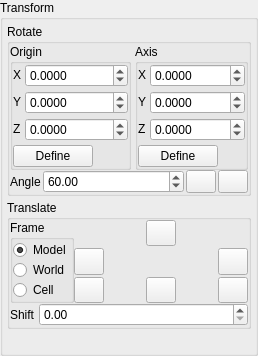
      <widget class="QWidget" name="TransformPage" >
       <layout class="QVBoxLayout" >
        <property name="margin" >
         <number>0</number>
        </property>
        <property name="spacing" >
         <number>4</number>
        </property>
        <item>
         <widget class="QGroupBox" name="TransformGroup" >
          <property name="title" >
           <string>Transform</string>
          </property>
          <layout class="QVBoxLayout" >
           <property name="margin" >
            <number>4</number>
           </property>
           <property name="spacing" >
            <number>4</number>
           </property>
           <item>
            <widget class="QGroupBox" name="RotateGroup" >
             <property name="sizePolicy" >
              <sizepolicy>
               <hsizetype>1</hsizetype>
               <vsizetype>1</vsizetype>
               <horstretch>0</horstretch>
               <verstretch>0</verstretch>
              </sizepolicy>
             </property>
             <property name="title" >
              <string>Rotate</string>
             </property>
             <layout class="QVBoxLayout" >
              <property name="margin" >
               <number>0</number>
              </property>
              <property name="spacing" >
               <number>0</number>
              </property>
              <item>
               <layout class="QHBoxLayout" >
                <property name="margin" >
                 <number>0</number>
                </property>
                <property name="spacing" >
                 <number>4</number>
                </property>
                <item>
                 <widget class="QGroupBox" name="RotateOriginGroup" >
                  <property name="title" >
                   <string>Origin</string>
                  </property>
                  <layout class="QVBoxLayout" >
                   <property name="margin" >
                    <number>0</number>
                   </property>
                   <property name="spacing" >
                    <number>4</number>
                   </property>
                   <item>
                    <layout class="QHBoxLayout" >
                     <property name="margin" >
                      <number>0</number>
                     </property>
                     <property name="spacing" >
                      <number>4</number>
                     </property>
                     <item>
                      <widget class="QLabel" name="label" >
                       <property name="sizePolicy" >
                        <sizepolicy>
                         <hsizetype>0</hsizetype>
                         <vsizetype>0</vsizetype>
                         <horstretch>0</horstretch>
                         <verstretch>0</verstretch>
                        </sizepolicy>
                       </property>
                       <property name="text" >
                        <string>X</string>
                       </property>
                      </widget>
                     </item>
                     <item>
                      <widget class="QDoubleSpinBox" name="RotateOriginXSpin" >
                       <property name="sizePolicy" >
                        <sizepolicy>
                         <hsizetype>7</hsizetype>
                         <vsizetype>0</vsizetype>
                         <horstretch>0</horstretch>
                         <verstretch>0</verstretch>
                        </sizepolicy>
                       </property>
                       <property name="decimals" >
                        <number>4</number>
                       </property>
                       <property name="maximum" >
                        <double>10000.000000000000000</double>
                       </property>
                       <property name="minimum" >
                        <double>-10000.000000000000000</double>
                       </property>
                      </widget>
                     </item>
                    </layout>
                   </item>
                   <item>
                    <layout class="QHBoxLayout" >
                     <property name="margin" >
                      <number>0</number>
                     </property>
                     <property name="spacing" >
                      <number>4</number>
                     </property>
                     <item>
                      <widget class="QLabel" name="label_2" >
                       <property name="sizePolicy" >
                        <sizepolicy>
                         <hsizetype>0</hsizetype>
                         <vsizetype>0</vsizetype>
                         <horstretch>0</horstretch>
                         <verstretch>0</verstretch>
                        </sizepolicy>
                       </property>
                       <property name="text" >
                        <string>Y</string>
                       </property>
                      </widget>
                     </item>
                     <item>
                      <widget class="QDoubleSpinBox" name="RotateOriginYSpin" >
                       <property name="sizePolicy" >
                        <sizepolicy>
                         <hsizetype>7</hsizetype>
                         <vsizetype>0</vsizetype>
                         <horstretch>0</horstretch>
                         <verstretch>0</verstretch>
                        </sizepolicy>
                       </property>
                       <property name="decimals" >
                        <number>4</number>
                       </property>
                       <property name="maximum" >
                        <double>10000.000000000000000</double>
                       </property>
                       <property name="minimum" >
                        <double>-10000.000000000000000</double>
                       </property>
                      </widget>
                     </item>
                    </layout>
                   </item>
                   <item>
                    <layout class="QHBoxLayout" >
                     <property name="margin" >
                      <number>0</number>
                     </property>
                     <property name="spacing" >
                      <number>4</number>
                     </property>
                     <item>
                      <widget class="QLabel" name="label_3" >
                       <property name="sizePolicy" >
                        <sizepolicy>
                         <hsizetype>0</hsizetype>
                         <vsizetype>0</vsizetype>
                         <horstretch>0</horstretch>
                         <verstretch>0</verstretch>
                        </sizepolicy>
                       </property>
                       <property name="text" >
                        <string>Z</string>
                       </property>
                      </widget>
                     </item>
                     <item>
                      <widget class="QDoubleSpinBox" name="RotateOriginZSpin" >
                       <property name="sizePolicy" >
                        <sizepolicy>
                         <hsizetype>7</hsizetype>
                         <vsizetype>0</vsizetype>
                         <horstretch>0</horstretch>
                         <verstretch>0</verstretch>
                        </sizepolicy>
                       </property>
                       <property name="decimals" >
                        <number>4</number>
                       </property>
                       <property name="maximum" >
                        <double>10000.000000000000000</double>
                       </property>
                       <property name="minimum" >
                        <double>-10000.000000000000000</double>
                       </property>
                      </widget>
                     </item>
                    </layout>
                   </item>
                   <item>
                    <widget class="QPushButton" name="RotateDefineOriginButton" >
                     <property name="sizePolicy" >
                      <sizepolicy>
                       <hsizetype>0</hsizetype>
                       <vsizetype>0</vsizetype>
                       <horstretch>0</horstretch>
                       <verstretch>0</verstretch>
                      </sizepolicy>
                     </property>
                     <property name="toolTip" >
                      <string>Define the rotation origin from the current atom selection</string>
                     </property>
                     <property name="text" >
                      <string>Define</string>
                     </property>
                    </widget>
                   </item>
                  </layout>
                 </widget>
                </item>
                <item>
                 <widget class="QGroupBox" name="RotateOriginGroup_2" >
                  <property name="title" >
                   <string>Axis</string>
                  </property>
                  <layout class="QVBoxLayout" >
                   <property name="margin" >
                    <number>0</number>
                   </property>
                   <property name="spacing" >
                    <number>4</number>
                   </property>
                   <item>
                    <layout class="QHBoxLayout" >
                     <property name="margin" >
                      <number>0</number>
                     </property>
                     <property name="spacing" >
                      <number>4</number>
                     </property>
                     <item>
                      <widget class="QLabel" name="label_4" >
                       <property name="sizePolicy" >
                        <sizepolicy>
                         <hsizetype>0</hsizetype>
                         <vsizetype>0</vsizetype>
                         <horstretch>0</horstretch>
                         <verstretch>0</verstretch>
                        </sizepolicy>
                       </property>
                       <property name="text" >
                        <string>X</string>
                       </property>
                      </widget>
                     </item>
                     <item>
                      <widget class="QDoubleSpinBox" name="RotateAxisXSpin" >
                       <property name="sizePolicy" >
                        <sizepolicy>
                         <hsizetype>0</hsizetype>
                         <vsizetype>0</vsizetype>
                         <horstretch>0</horstretch>
                         <verstretch>0</verstretch>
                        </sizepolicy>
                       </property>
                       <property name="decimals" >
                        <number>4</number>
                       </property>
                       <property name="maximum" >
                        <double>10000.000000000000000</double>
                       </property>
                       <property name="minimum" >
                        <double>-10000.000000000000000</double>
                       </property>
                       <property name="value" >
                        <double>0.000000000000000</double>
                       </property>
                      </widget>
                     </item>
                    </layout>
                   </item>
                   <item>
                    <layout class="QHBoxLayout" >
                     <property name="margin" >
                      <number>0</number>
                     </property>
                     <property name="spacing" >
                      <number>4</number>
                     </property>
                     <item>
                      <widget class="QLabel" name="label_5" >
                       <property name="sizePolicy" >
                        <sizepolicy>
                         <hsizetype>0</hsizetype>
                         <vsizetype>0</vsizetype>
                         <horstretch>0</horstretch>
                         <verstretch>0</verstretch>
                        </sizepolicy>
                       </property>
                       <property name="text" >
                        <string>Y</string>
                       </property>
                      </widget>
                     </item>
                     <item>
                      <widget class="QDoubleSpinBox" name="RotateAxisYSpin" >
                       <property name="sizePolicy" >
                        <sizepolicy>
                         <hsizetype>0</hsizetype>
                         <vsizetype>0</vsizetype>
                         <horstretch>0</horstretch>
                         <verstretch>0</verstretch>
                        </sizepolicy>
                       </property>
                       <property name="decimals" >
                        <number>4</number>
                       </property>
                       <property name="maximum" >
                        <double>10000.000000000000000</double>
                       </property>
                       <property name="minimum" >
                        <double>-10000.000000000000000</double>
                       </property>
                      </widget>
                     </item>
                    </layout>
                   </item>
                   <item>
                    <layout class="QHBoxLayout" >
                     <property name="margin" >
                      <number>0</number>
                     </property>
                     <property name="spacing" >
                      <number>4</number>
                     </property>
                     <item>
                      <widget class="QLabel" name="label_6" >
                       <property name="sizePolicy" >
                        <sizepolicy>
                         <hsizetype>0</hsizetype>
                         <vsizetype>0</vsizetype>
                         <horstretch>0</horstretch>
                         <verstretch>0</verstretch>
                        </sizepolicy>
                       </property>
                       <property name="text" >
                        <string>Z</string>
                       </property>
                      </widget>
                     </item>
                     <item>
                      <widget class="QDoubleSpinBox" name="RotateAxisZSpin" >
                       <property name="sizePolicy" >
                        <sizepolicy>
                         <hsizetype>0</hsizetype>
                         <vsizetype>0</vsizetype>
                         <horstretch>0</horstretch>
                         <verstretch>0</verstretch>
                        </sizepolicy>
                       </property>
                       <property name="decimals" >
                        <number>4</number>
                       </property>
                       <property name="maximum" >
                        <double>10000.000000000000000</double>
                       </property>
                       <property name="minimum" >
                        <double>-10000.000000000000000</double>
                       </property>
                      </widget>
                     </item>
                    </layout>
                   </item>
                   <item>
                    <widget class="QPushButton" name="RotateDefineAxisButton" >
                     <property name="sizePolicy" >
                      <sizepolicy>
                       <hsizetype>0</hsizetype>
                       <vsizetype>0</vsizetype>
                       <horstretch>0</horstretch>
                       <verstretch>0</verstretch>
                      </sizepolicy>
                     </property>
                     <property name="toolTip" >
                      <string>Define the rotation axis from the current atom selection</string>
                     </property>
                     <property name="text" >
                      <string>Define</string>
                     </property>
                    </widget>
                   </item>
                  </layout>
                 </widget>
                </item>
               </layout>
              </item>
              <item>
               <layout class="QHBoxLayout" >
                <property name="margin" >
                 <number>0</number>
                </property>
                <property name="spacing" >
                 <number>2</number>
                </property>
                <item>
                 <widget class="QLabel" name="label_8" >
                  <property name="text" >
                   <string>Angle</string>
                  </property>
                 </widget>
                </item>
                <item>
                 <widget class="QDoubleSpinBox" name="RotateAngleSpin" >
                  <property name="sizePolicy" >
                   <sizepolicy>
                    <hsizetype>7</hsizetype>
                    <vsizetype>0</vsizetype>
                    <horstretch>0</horstretch>
                    <verstretch>0</verstretch>
                   </sizepolicy>
                  </property>
                  <property name="suffix" >
                   <string/>
                  </property>
                  <property name="maximum" >
                   <double>360.000000000000000</double>
                  </property>
                  <property name="minimum" >
                   <double>0.000000000000000</double>
                  </property>
                  <property name="value" >
                   <double>60.000000000000000</double>
                  </property>
                 </widget>
                </item>
                <item>
                 <widget class="QPushButton" name="RotateAnticlockwiseButton" >
                  <property name="sizePolicy" >
                   <sizepolicy>
                    <hsizetype>0</hsizetype>
                    <vsizetype>0</vsizetype>
                    <horstretch>0</horstretch>
                    <verstretch>0</verstretch>
                   </sizepolicy>
                  </property>
                  <property name="maximumSize" >
                   <size>
                    <width>30</width>
                    <height>30</height>
                   </size>
                  </property>
                  <property name="toolTip" >
                   <string>Rotate selection anticlockwise about current origin/axis</string>
                  </property>
                  <property name="text" >
                   <string/>
                  </property>
                  <property name="icon" >
                   <iconset resource="icons.qrc" >:/arrows/icons/arrow_anticlockwise.svg</iconset>
                  </property>
                  <property name="checkable" >
                   <bool>false</bool>
                  </property>
                 </widget>
                </item>
                <item>
                 <widget class="QPushButton" name="RotateClockwiseButton" >
                  <property name="sizePolicy" >
                   <sizepolicy>
                    <hsizetype>0</hsizetype>
                    <vsizetype>0</vsizetype>
                    <horstretch>0</horstretch>
                    <verstretch>0</verstretch>
                   </sizepolicy>
                  </property>
                  <property name="maximumSize" >
                   <size>
                    <width>30</width>
                    <height>30</height>
                   </size>
                  </property>
                  <property name="toolTip" >
                   <string>Rotate selection clockwise about defined origin/axis</string>
                  </property>
                  <property name="text" >
                   <string/>
                  </property>
                  <property name="icon" >
                   <iconset resource="icons.qrc" >:/arrows/icons/arrow_clockwise.svg</iconset>
                  </property>
                  <property name="checkable" >
                   <bool>false</bool>
                  </property>
                 </widget>
                </item>
               </layout>
              </item>
             </layout>
            </widget>
           </item>
           <item>
            <widget class="QGroupBox" name="TranslateGroup" >
             <property name="sizePolicy" >
              <sizepolicy>
               <hsizetype>1</hsizetype>
               <vsizetype>1</vsizetype>
               <horstretch>0</horstretch>
               <verstretch>0</verstretch>
              </sizepolicy>
             </property>
             <property name="title" >
              <string>Translate</string>
             </property>
             <layout class="QVBoxLayout" >
              <property name="margin" >
               <number>0</number>
              </property>
              <property name="spacing" >
               <number>0</number>
              </property>
              <item>
               <layout class="QHBoxLayout" >
                <property name="margin" >
                 <number>0</number>
                </property>
                <property name="spacing" >
                 <number>0</number>
                </property>
                <item>
                 <widget class="QGroupBox" name="TranslateFrameGroup" >
                  <property name="sizePolicy" >
                   <sizepolicy>
                    <hsizetype>0</hsizetype>
                    <vsizetype>0</vsizetype>
                    <horstretch>0</horstretch>
                    <verstretch>0</verstretch>
                   </sizepolicy>
                  </property>
                  <property name="title" >
                   <string>Frame</string>
                  </property>
                  <layout class="QVBoxLayout" >
                   <property name="margin" >
                    <number>0</number>
                   </property>
                   <property name="spacing" >
                    <number>0</number>
                   </property>
                   <item>
                    <widget class="QRadioButton" name="TranslateModelFrameRadio" >
                     <property name="sizePolicy" >
                      <sizepolicy>
                       <hsizetype>0</hsizetype>
                       <vsizetype>0</vsizetype>
                       <horstretch>0</horstretch>
                       <verstretch>0</verstretch>
                      </sizepolicy>
                     </property>
                     <property name="text" >
                      <string>Model</string>
                     </property>
                     <property name="checked" >
                      <bool>true</bool>
                     </property>
                    </widget>
                   </item>
                   <item>
                    <widget class="QRadioButton" name="TranslateWorldFrameRadio" >
                     <property name="sizePolicy" >
                      <sizepolicy>
                       <hsizetype>0</hsizetype>
                       <vsizetype>0</vsizetype>
                       <horstretch>0</horstretch>
                       <verstretch>0</verstretch>
                      </sizepolicy>
                     </property>
                     <property name="text" >
                      <string>World</string>
                     </property>
                    </widget>
                   </item>
                   <item>
                    <widget class="QRadioButton" name="TranslateCellFrameRadio" >
                     <property name="sizePolicy" >
                      <sizepolicy>
                       <hsizetype>0</hsizetype>
                       <vsizetype>0</vsizetype>
                       <horstretch>0</horstretch>
                       <verstretch>0</verstretch>
                      </sizepolicy>
                     </property>
                     <property name="text" >
                      <string>Cell</string>
                     </property>
                    </widget>
                   </item>
                  </layout>
                 </widget>
                </item>
                <item>
                 <layout class="QVBoxLayout" >
                  <property name="margin" >
                   <number>0</number>
                  </property>
                  <property name="spacing" >
                   <number>2</number>
                  </property>
                  <item>
                   <layout class="QHBoxLayout" >
                    <property name="margin" >
                     <number>0</number>
                    </property>
                    <property name="spacing" >
                     <number>2</number>
                    </property>
                    <item>
                     <spacer>
                      <property name="orientation" >
                       <enum>Qt::Horizontal</enum>
                      </property>
                      <property name="sizeType" >
                       <enum>QSizePolicy::Expanding</enum>
                      </property>
                      <property name="sizeHint" >
                       <size>
                        <width>8</width>
                        <height>20</height>
                       </size>
                      </property>
                     </spacer>
                    </item>
                    <item>
                     <widget class="QPushButton" name="TranslatePosYButton" >
                      <property name="maximumSize" >
                       <size>
                        <width>30</width>
                        <height>30</height>
                       </size>
                      </property>
                      <property name="text" >
                       <string/>
                      </property>
                      <property name="icon" >
                       <iconset resource="icons.qrc" >:/arrows/icons/arrow_up.svg</iconset>
                      </property>
                     </widget>
                    </item>
                    <item>
                     <spacer>
                      <property name="orientation" >
                       <enum>Qt::Horizontal</enum>
                      </property>
                      <property name="sizeType" >
                       <enum>QSizePolicy::Expanding</enum>
                      </property>
                      <property name="sizeHint" >
                       <size>
                        <width>21</width>
                        <height>20</height>
                       </size>
                      </property>
                     </spacer>
                    </item>
                   </layout>
                  </item>
                  <item>
                   <layout class="QHBoxLayout" >
                    <property name="margin" >
                     <number>0</number>
                    </property>
                    <property name="spacing" >
                     <number>2</number>
                    </property>
                    <item>
                     <widget class="QPushButton" name="TranslateNegXButton" >
                      <property name="maximumSize" >
                       <size>
                        <width>30</width>
                        <height>30</height>
                       </size>
                      </property>
                      <property name="text" >
                       <string/>
                      </property>
                      <property name="icon" >
                       <iconset resource="icons.qrc" >:/arrows/icons/arrow_left.svg</iconset>
                      </property>
                     </widget>
                    </item>
                    <item>
                     <spacer>
                      <property name="orientation" >
                       <enum>Qt::Horizontal</enum>
                      </property>
                      <property name="sizeHint" >
                       <size>
                        <width>40</width>
                        <height>20</height>
                       </size>
                      </property>
                     </spacer>
                    </item>
                    <item>
                     <widget class="QPushButton" name="TranslatePosXButton" >
                      <property name="maximumSize" >
                       <size>
                        <width>30</width>
                        <height>30</height>
                       </size>
                      </property>
                      <property name="text" >
                       <string/>
                      </property>
                      <property name="icon" >
                       <iconset resource="icons.qrc" >:/arrows/icons/arrow_right.svg</iconset>
                      </property>
                     </widget>
                    </item>
                   </layout>
                  </item>
                  <item>
                   <layout class="QHBoxLayout" >
                    <property name="margin" >
                     <number>0</number>
                    </property>
                    <property name="spacing" >
                     <number>2</number>
                    </property>
                    <item>
                     <widget class="QPushButton" name="TranslateNegZButton" >
                      <property name="maximumSize" >
                       <size>
                        <width>30</width>
                        <height>30</height>
                       </size>
                      </property>
                      <property name="text" >
                       <string/>
                      </property>
                      <property name="icon" >
                       <iconset resource="icons.qrc" >:/arrows/icons/arrow_in.svg</iconset>
                      </property>
                     </widget>
                    </item>
                    <item>
                     <spacer>
                      <property name="orientation" >
                       <enum>Qt::Horizontal</enum>
                      </property>
                      <property name="sizeHint" >
                       <size>
                        <width>40</width>
                        <height>20</height>
                       </size>
                      </property>
                     </spacer>
                    </item>
                    <item>
                     <widget class="QPushButton" name="TranslateNegYButton" >
                      <property name="maximumSize" >
                       <size>
                        <width>30</width>
                        <height>30</height>
                       </size>
                      </property>
                      <property name="text" >
                       <string/>
                      </property>
                      <property name="icon" >
                       <iconset resource="icons.qrc" >:/arrows/icons/arrow_down.svg</iconset>
                      </property>
                     </widget>
                    </item>
                    <item>
                     <spacer>
                      <property name="orientation" >
                       <enum>Qt::Horizontal</enum>
                      </property>
                      <property name="sizeHint" >
                       <size>
                        <width>40</width>
                        <height>20</height>
                       </size>
                      </property>
                     </spacer>
                    </item>
                    <item>
                     <widget class="QPushButton" name="TranslatePosZButton" >
                      <property name="maximumSize" >
                       <size>
                        <width>30</width>
                        <height>30</height>
                       </size>
                      </property>
                      <property name="text" >
                       <string/>
                      </property>
                      <property name="icon" >
                       <iconset resource="icons.qrc" >:/arrows/icons/arrow_out.svg</iconset>
                      </property>
                     </widget>
                    </item>
                   </layout>
                  </item>
                 </layout>
                </item>
               </layout>
              </item>
              <item>
               <layout class="QHBoxLayout" >
                <property name="margin" >
                 <number>0</number>
                </property>
                <property name="spacing" >
                 <number>4</number>
                </property>
                <item>
                 <widget class="QLabel" name="label_7" >
                  <property name="sizePolicy" >
                   <sizepolicy>
                    <hsizetype>1</hsizetype>
                    <vsizetype>5</vsizetype>
                    <horstretch>0</horstretch>
                    <verstretch>0</verstretch>
                   </sizepolicy>
                  </property>
                  <property name="text" >
                   <string>Shift</string>
                  </property>
                  <property name="buddy" >
                   <cstring>TranslateShiftSpin</cstring>
                  </property>
                 </widget>
                </item>
                <item>
                 <widget class="QDoubleSpinBox" name="TranslateShiftSpin" >
                  <property name="sizePolicy" >
                   <sizepolicy>
                    <hsizetype>7</hsizetype>
                    <vsizetype>0</vsizetype>
                    <horstretch>0</horstretch>
                    <verstretch>0</verstretch>
                   </sizepolicy>
                  </property>
                 </widget>
                </item>
               </layout>
              </item>
             </layout>
            </widget>
           </item>
           <item>
            <spacer>
             <property name="orientation" >
              <enum>Qt::Vertical</enum>
             </property>
             <property name="sizeHint" >
              <size>
               <width>20</width>
               <height>20</height>
              </size>
             </property>
            </spacer>
           </item>
          </layout>
         </widget>
        </item>
       </layout>
      </widget>
